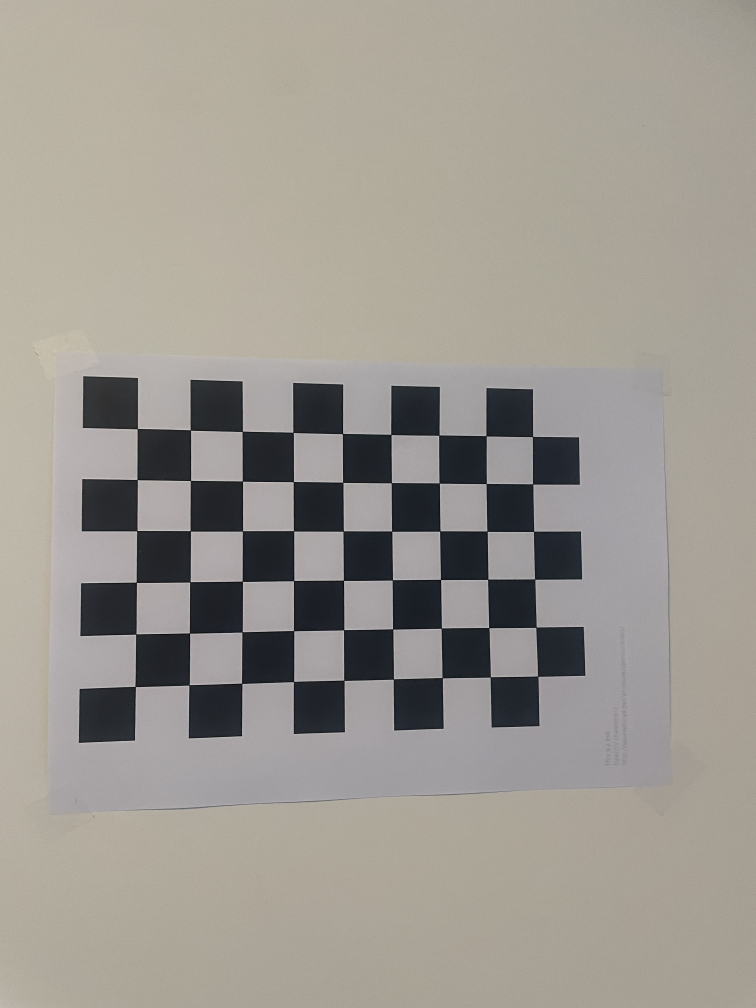
#> input picture CameraCaliberation/portrait/IMG_2434.JPG, 3024 x 4032 px, found by its file name (shown at 1/4 size)
$ jupyter execute cameraCaliberationTests.ipynb
#> lines starting #> are read from the running program, lines starting #| are printed output that depends on the picture; long printed decimals are rounded
### CameraCaliberation/utils.py
import cv2
import numpy as np
import matplotlib.pyplot as plt


def prepareObjPoints(a=9,b=6,square_size=0.024):
    #square size is from the patten itself, in meter (default: my patterns dimensions)
    objp = np.zeros((b*a,3), np.float32)
    objp[:,:2] = np.mgrid[0:a,0:b].T.reshape(-1,2)
    objp *= square_size
    return objp

def findBoard(image,a=9, b= 6, new_width=512,new_height= 384,verbose=False):
    # print(new_width, new_height)
    img = cv2.imread(image)
    resized = cv2.resize(img, (new_width, new_height), interpolation=cv2.INTER_AREA)
    gray = cv2.cvtColor(resized, cv2.COLOR_BGR2GRAY)
    # print(gray.shape[::-1])
    # termination criteria
    criteria = (cv2.TERM_CRITERIA_EPS + cv2.TERM_CRITERIA_MAX_ITER, 30, 0.001)

    # Find the chess board corners
    ret, corners = cv2.findChessboardCorners(gray, (9,6), None)
    if ret == True:
        corners2 = cv2.cornerSubPix(gray,corners, (11,11), (-1,-1), criteria)
        if verbose:
            # Draw and display the corners
            cv2.drawChessboardCorners(resized, (a,b), corners2, ret)
            plotImage(resized)
        return ret, corners2
    else:
        return ret, None

# [10 lines left out: function plotImage, not called in this run]


def scale_intrinsics(K: np.ndarray, prev_w: float, prev_h: float, master_w: float, master_h: float) -> np.ndarray:
    """Scale the intrinsics matrix by a given factor .

    Args:
        K (NDArray): 3x3 intrinsics matrix
        scale (float): Scale factor

    Returns:
        NDArray: Scaled intrinsics matrix
    """
    assert K.shape == (3, 3), f"Expected (3, 3), but got {K.shape=}"

    scale_w = master_w / prev_w
    scale_h = master_h / prev_h

    K_scaled = K.copy()
    K_scaled[0, 0] *= scale_w
    K_scaled[0, 2] *= scale_w
    K_scaled[1, 1] *= scale_h
    K_scaled[1, 2] *= scale_h

    return K_scaled

def CameraMatrix(fx,fy,cx,cy):
    return np.array([[fx,  0, cx],
                     [ 0, fy, cy],
                     [ 0,  0, 1]])

### CameraCaliberation/cameraCaliberationTests.ipynb
[cell 1]
import glob
import os
import cv2
import matplotlib.pyplot as plt
import numpy as np
from utils import prepareObjPoints, plotImage, findBoard, CameraMatrix, scale_intrinsics
# Get the current working directory
root = os.getcwd()
print("Current working directory:", root)

# Use relative path to navigate to the images directory
landscape_directory = os.path.join(root, "landscape")
portrait_directory = os.path.join(root, "portrait")
print("Landscape directory:", landscape_directory)
print("Portrait directory:", portrait_directory)

images_landscape = []
images_landscape.extend(glob.glob(os.path.join(landscape_directory, f"*.JPG")))
print("Number of Landscape Images:",len(images_landscape))

images_portait = []
images_portait.extend(glob.glob(os.path.join(portrait_directory, f"*.JPG")))
print("Number of Portrait Images:",len(images_portait))

[cell 2]
# #the image resolution was too high, i'll have to use resized images.
# #makes sense to resize to mast3r resolution and process
# #i should also resize to actual image dimensions and check intrinsics

#these would be different for portrait and landscape images

# new_width = 384
# new_height = 512


image_path="/Users/bakuljangley/Documents/ResearchAssignment/VPRMethods/CameraCaliberation/portrait/IMG_2434.JPG"
image = cv2.imread(image_path)
#> image is the input picture: shape (4032, 3024, 3); mean B, G, R 144.9, 152.5, 157
# resized = cv2.resize(image, (new_width, new_height), interpolation=cv2.INTER_AREA)
# plotImage(resized)
# plotImage(image)

print(image.shape)
#| (4032, 3024, 3)

#exampleUsage of findBoard
# ret, corners=findBoard("/Users/bakuljangley/Documents/ResearchAssignment/VPRMethods/CameraCaliberation/landscape/IMG_2451.JPG", verbose=True)

[cell 3]
new_width = 384
new_height = 512

# findBoard("/Users/bakuljangley/Documents/ResearchAssignment/VPRMethods/CameraCaliberation/portrait/IMG_2439.JPG", verbose=True)

a = 9
b = 6
square_size = 0.024
objp = prepareObjPoints(a,b,square_size) # prepare object points, like (0,0,0), (1,0,0), (2,0,0) ....,(6,5,0)

# Arrays to store object points and image points from all the images.
objpoints = [] # 3d point in real world space
imgpoints = [] # 2d points in image plane.

for image in images_portait:
    ret, corners = findBoard(image, new_width=new_width, new_height=new_height)
#> in findBoard, `resized = cv2.resize(img, (new_width, new_height), interpolation=cv2.I..`:
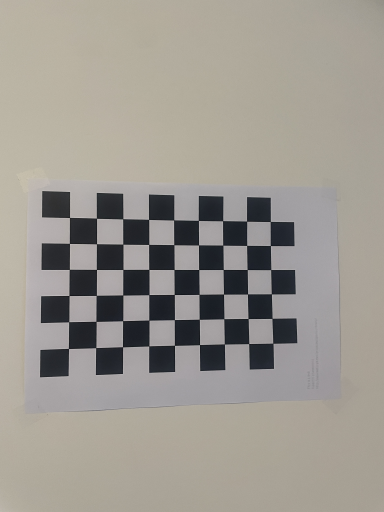
#> resized: shape (512, 384, 3); mean B, G, R 144.9, 152.5, 157
#> in findBoard, `ret, corners = cv2.findChessboardCorners(gray, (9,6), None)`: ret = True; corners = 54 rows, first 8: [69.61, 217.3], [96.21, 218.1], [123.1, 219], [149, 218.9], [173.9, 220.2], [198.6, 220.3], [222.7, 221.2], [246.8, 220.8]
#> in findBoard, `corners2 = cv2.cornerSubPix(gray,corners, (11,11), (-1,-1), criteria)`: corners2 = 54 rows, first 8: [69.51, 217.5], [96.46, 218.3], [122.7, 218.7], [148.6, 219.4], [173.6, 220], [198.4, 220.4], [222.6, 220.7], [246.6, 221.2]
#> ret = True; corners has the same summary as corners2 in findBoard
    if ret:

        objpoints.append(objp)
        imgpoints.append(corners)


ret, mtx, dist, rvecs, tvecs = cv2.calibrateCamera(objpoints, imgpoints,tuple([new_width,new_height]) , None, None)
#> ret = 0.116; mtx = [[554.9, 0, 224.7], [0, 553.6, 270.1], [0, 0, 1]]; dist = [[0.409, -2.17, -0.000709, 0.0138, 5.34]]; rvecs = ([-0.0759, -0.187, -0.00634],); tvecs = ([-0.144, -0.0485, 0.519],)
print("CAMERA MATRIX PORTRAIT\n",mtx)
#| CAMERA MATRIX PORTRAIT
#|  [[554.944   0.         224.652]
#|  [  0.         553.574 270.064]
#|  [  0.           0.           1.        ]]

K = CameraMatrix(mtx[0,0], mtx[1,1], mtx[0,2], mtx[1,2])
#> K = [[554.9, 0, 224.7], [0, 553.6, 270.1], [0, 0, 1]]
K_scaled = scale_intrinsics(K, new_width, new_height, 4032, 3024)
#> K_scaled = [[5826.9, 0, 2358.8], [0, 3269.5, 1595.1], [0, 0, 1]]
print("K\n", K)
#| K
#|  [[554.944   0.         224.652]
#|  [  0.         553.574 270.064]
#|  [  0.           0.           1.        ]]
print("K Scaled\n", K_scaled)
#| K Scaled
#|  [[5.82691323e+03 0.00000000e+00 2.35884076e+03]
#|  [0.00000000e+00 3.26954872e+03 1.59506670e+03]
#|  [0.00000000e+00 0.00000000e+00 1.00000000e+00]]

[cell 4]
new_width = 512
new_height = 384

a = 9
b = 6
square_size = 0.024
objp = prepareObjPoints(a,b,square_size) # prepare object points, like (0,0,0), (1,0,0), (2,0,0) ....,(6,5,0)

# Arrays to store object points and image points from all the images.
objpoints = [] # 3d point in real world space
imgpoints = [] # 2d points in image plane.

for image in images_landscape:
    ret, corners = findBoard(image)
#> call 2 of findBoard, with a = 9, b = 6, new_width = 512, new_height = 384, verbose = False
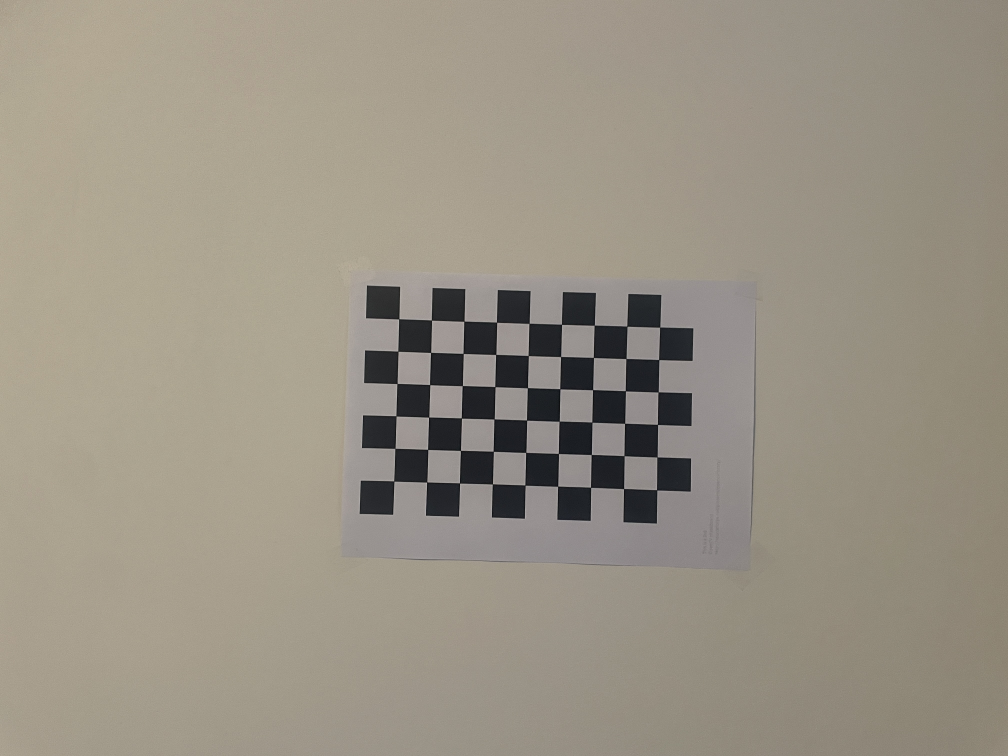
#> input picture CameraCaliberation/landscape/IMG_2450.JPG, 4032 x 3024 px (shown at 1/4 size)
#> in findBoard, img is the input picture: shape (3024, 4032, 3); mean B, G, R 132.9, 146.7, 153.8
#> in findBoard (call 2), `resized = cv2.resize(img, (new_width, new_height), interpolation=cv2.I..`:
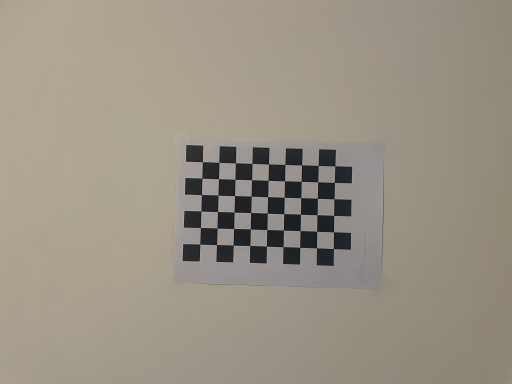
#> resized: shape (384, 512, 3); mean B, G, R 132.9, 146.7, 153.8
#> in findBoard (call 2), `gray = cv2.cvtColor(resized, cv2.COLOR_BGR2GRAY)`:
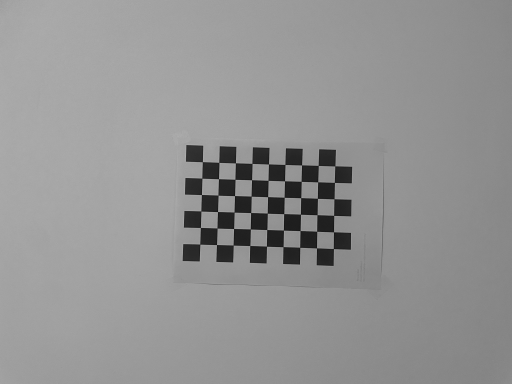
#> gray: shape (384, 512); min 21, max 173, mean 147.2
#> in findBoard (call 2), `ret, corners = cv2.findChessboardCorners(gray, (9,6), None)`: corners = 54 rows, first 8: [202.2, 161.8], [219, 162], [235.3, 162.9], [252, 163], [268.5, 163.9], [284.9, 164.3], [301.7, 165.3], [318.2, 165.2]
#> in findBoard (call 2), `corners2 = cv2.cornerSubPix(gray,corners, (11,11), (-1,-1), criteria)`: corners2 = 54 rows, first 8: [202.4, 161.7], [218.8, 162.4], [235.5, 162.8], [252, 163.4], [268.5, 163.9], [284.9, 164.5], [301.6, 164.9], [318.3, 165.4]
#> ret = True; corners has the same summary as corners2 in findBoard
    if ret:

        objpoints.append(objp)
        imgpoints.append(corners)


ret, mtx, dist, rvecs, tvecs = cv2.calibrateCamera(objpoints, imgpoints,tuple([new_width,new_height]) , None, None)
#> ret = 0.108; mtx = [[3321.8, 0, 220.9], [0, 3294.6, 216.2], [0, 0, 1]]; dist = [[10.7, -84.91, 0.138, -0.134, -0.0504]]; rvecs = ([-0.0308, 0.013, 0.0286],); tvecs = ([-0.0268, -0.0794, 4.8],)
print("CAMERA MATRIX LANDSCAPE\n",mtx)
#| CAMERA MATRIX LANDSCAPE
#|  [[3.32180649e+03 0.00000000e+00 2.20937074e+02]
#|  [0.00000000e+00 3.29457110e+03 2.16164821e+02]
#|  [0.00000000e+00 0.00000000e+00 1.00000000e+00]]

[cell 5]
K = CameraMatrix(mtx[0,0], mtx[1,1], mtx[0,2], mtx[1,2])
#> K has the same summary as mtx
K_scaled = scale_intrinsics(K, new_width, new_height, 4032, 3024)
#> K_scaled = [[26159.2, 0, 1739.9], [0, 25944.7, 1702.3], [0, 0, 1]]
print("K\n", K)
#| K
#|  [[3.32180649e+03 0.00000000e+00 2.20937074e+02]
#|  [0.00000000e+00 3.29457110e+03 2.16164821e+02]
#|  [0.00000000e+00 0.00000000e+00 1.00000000e+00]]
print("K Scaled\n", K_scaled)
#| K Scaled
#|  [[2.61592261e+04 0.00000000e+00 1.73987946e+03]
#|  [0.00000000e+00 2.59447474e+04 1.70229797e+03]
#|  [0.00000000e+00 0.00000000e+00 1.00000000e+00]]
